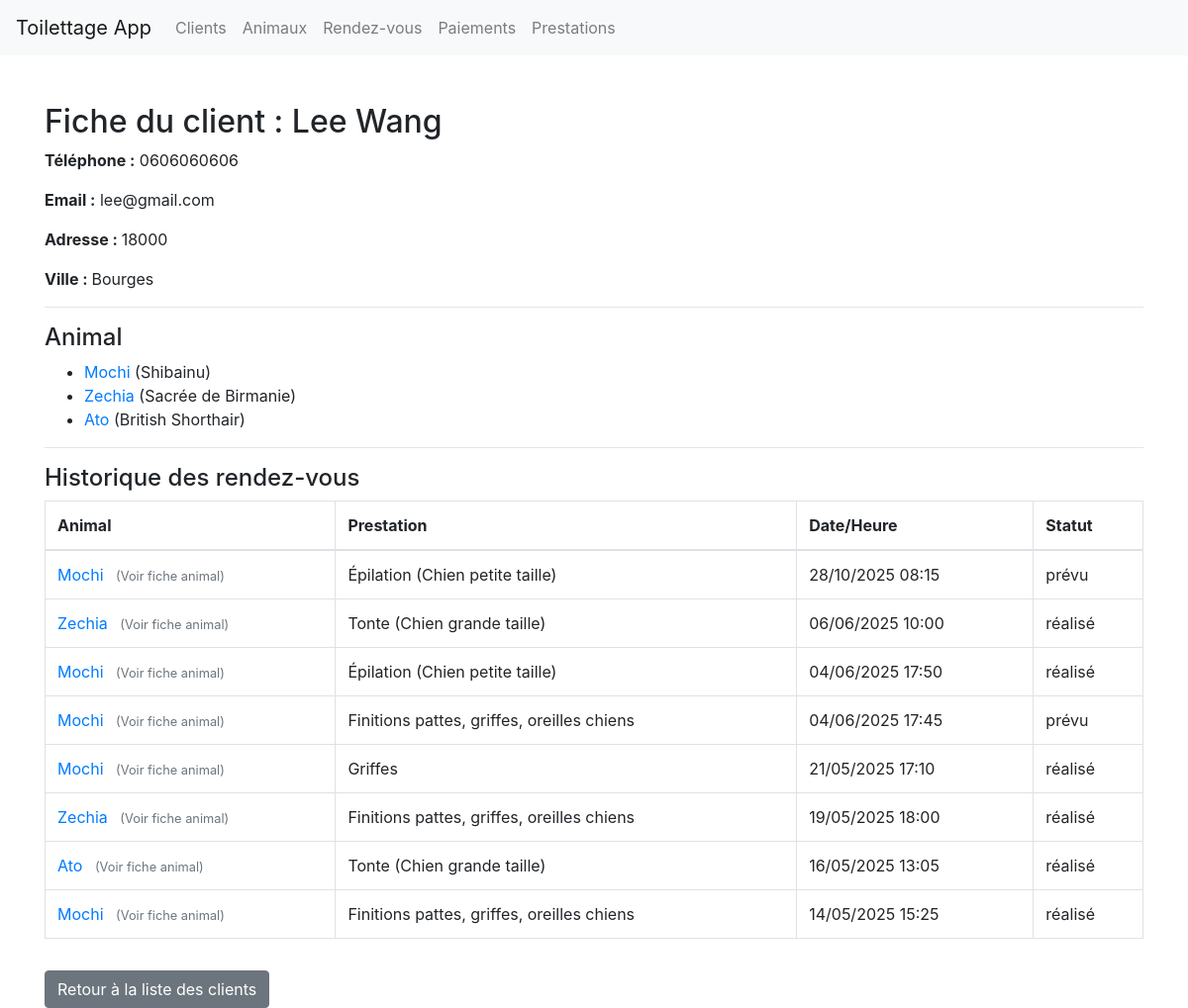
The app's page /pages/fiche_clients.php?id=4 with its own data.
### tables this page shows
CREATE TABLE IF NOT EXISTS `clients` (
  `id_client` int NOT NULL AUTO_INCREMENT,
  `nom` varchar(100) NOT NULL,
  `prenom` varchar(100) NOT NULL,
  `telephone` varchar(20) DEFAULT NULL,
  `email` varchar(100) DEFAULT NULL,
  `adresse` varchar(255) DEFAULT NULL,
  `code_postal` varchar(10) DEFAULT NULL,
  `ville` varchar(100) DEFAULT NULL,
  `date_creation_client` datetime DEFAULT CURRENT_TIMESTAMP,
  PRIMARY KEY (`id_client`)
);

CREATE TABLE IF NOT EXISTS `animal` (
  `id_animal` int NOT NULL AUTO_INCREMENT,
  `id_client` int DEFAULT NULL,
  `nom_animal` varchar(100) NOT NULL,
  `type` varchar(100) NOT NULL,
  `race` varchar(100) DEFAULT NULL,
  `date_de_naissance` date DEFAULT NULL,
  `poids` decimal(5,2) DEFAULT NULL,
  `taille` decimal(5,2) DEFAULT NULL,
  `remarques` text,
  `visible` tinyint(1) DEFAULT '1',
  PRIMARY KEY (`id_animal`),
  KEY `animal_1` (`id_client`)
);

CREATE TABLE IF NOT EXISTS `rdv` (
  `id_rdv` int NOT NULL AUTO_INCREMENT,
  `id_animal` int NOT NULL,
  `id_prestation` int NOT NULL,
  `date_heure` datetime NOT NULL,
  `remarque` text,
  `statut` enum('prévu','annulé','réalisé') DEFAULT NULL,
  PRIMARY KEY (`id_rdv`),
  KEY `id_chien` (`id_animal`),
  KEY `id_prestation` (`id_prestation`)
);

CREATE TABLE IF NOT EXISTS `prestations` (
  `id_prestation` int NOT NULL AUTO_INCREMENT,
  `nom` varchar(100) NOT NULL,
  `tarif` decimal(8,2) NOT NULL,
  PRIMARY KEY (`id_prestation`)
);

### pages/fiche_clients.php (the view, shortened to what this page needs)
<?php
include_once('includes/db.php');
$id_client = (int) $_GET['id'];
$sqlClient = "SELECT * FROM clients WHERE id_client = :id_client";
$stmtClient = $pdo->prepare($sqlClient);
$stmtClient->execute(['id_client' => $id_client]);
$client = $stmtClient->fetch();
$sqlAnimal = "SELECT * FROM animal WHERE id_client = :id_client";
$stmtAnimal = $pdo->prepare($sqlAnimal);
$stmtAnimal->execute(['id_client' => $id_client]);
$animals = $stmtAnimal->fetchAll();
$sqlRdv = "
    SELECT rdv.id_rdv, rdv.*, animal.nom_animal, prestations.nom AS nom_prestation
    FROM rdv
    JOIN animal ON rdv.id_animal = animal.id_animal
    JOIN prestations ON rdv.id_prestation = prestations.id_prestation
    WHERE animal.id_client = :id_client
    ORDER BY rdv.date_heure DESC
";
$stmtRdv = $pdo->prepare($sqlRdv);
$stmtRdv->execute(['id_client' => $id_client]);
$rdvs = $stmtRdv->fetchAll();
?>
<!DOCTYPE html>
<html lang="fr">
<head>
    <link href="https://stackpath.bootstrapcdn.com/bootstrap/4.5.2/css/bootstrap.min.css" rel="stylesheet">
</head>
<body>
    <?php include 'includes/header.php' ?>
    <div class="container mt-5">
        <h2>Fiche du client : <?= htmlspecialchars($client['prenom']) . ' ' . htmlspecialchars($client['nom']) ?></h2>
        <p><strong>Téléphone :</strong> <?= htmlspecialchars($client['telephone']) ?></p>
        <p><strong>Email :</strong> <?= htmlspecialchars($client['email']) ?></p>
        <p><strong>Adresse : </strong> <?= htmlspecialchars($client['code_postal']) ?></p>
        <p><strong>Ville : </strong> <?= htmlspecialchars($client['ville']) ?></p>
        <hr>
        <h4>Animal</h4>
        <?php if (count($animals) > 0): ?>
            <ul>
                <?php foreach ($animals as $animal): ?>
                    <li><a href="index.php?page=fiche_animal&id=<?= $animal['id_animal'] ?>">
                            <?= htmlspecialchars($animal['nom_animal'] ?? '') ?>
                        </a>
                        (<?= htmlspecialchars($animal['race']) ?>)
                    </li>
                <?php endforeach; ?>
            </ul>
        <?php else: ?>
            <p>Aucun animal enregistré pour ce client.</p>
        <?php endif; ?>
        <hr>
        <h4>Historique des rendez-vous</h4>
        <?php if (count($rdvs) > 0): ?>
            <table class="table table-bordered">
                <thead>
                    <tr>
                        <th>Animal</th>
                        <th>Prestation</th>
                        <th>Date/Heure</th>
                        <th>Statut</th>
                    </tr>
                </thead>
                <tbody>
                    <?php foreach ($rdvs as $rdv): ?>
                        <tr>
                            <td>
                                <a href="index.php?page=fiche_rdv&id=<?= $rdv['id_rdv'] ?>" class="mr-2">
                                    <?= htmlspecialchars($rdv['nom_animal'] ?? '') ?>
                                </a>
                                <a href="index.php?page=fiche_animal&id=<?= $rdv['id_animal'] ?>" class="text-muted">
                                    <small>(Voir fiche animal)</small>
                                </a>
                            </td>
                            <td><?= htmlspecialchars($rdv['nom_prestation']) ?></td>
                            <td><?= date('d/m/Y H:i', strtotime($rdv['date_heure'])) ?></td>
                            <td><?= htmlspecialchars($rdv['statut']) ?></td>
                        </tr>
                    <?php endforeach; ?>
                </tbody>
            </table>
        <?php else: ?>
            <p>Aucun rendez-vous trouvé pour ce client.</p>
        <?php endif; ?>
        <a href="index.php?page=clients" class="btn btn-secondary mt-3">Retour à la liste des clients</a>
    </div>
</body>
</html>

### records on screen
clients: prenom "Lee", nom "Wang", telephone "0606060606", email "lee@gmail.com", code_postal "18000", ville "Bourges"
animal: nom_animal "Mochi", race "Shibainu"
animal: nom_animal "Zechia", race "Sacrée de Birmanie"
animal: nom_animal "Ato", race "British Shorthair"
rdv: id_animal.nom_animal "Mochi", id_prestation.nom "Épilation (Chien petite taille)", date_heure "28/10/2025 08:15", statut "prévu"
rdv: id_animal.nom_animal "Zechia", id_prestation.nom "Tonte (Chien grande taille)", date_heure "06/06/2025 10:00", statut "réalisé"
rdv: id_animal.nom_animal "Mochi", id_prestation.nom "Épilation (Chien petite taille)", date_heure "04/06/2025 17:50", statut "réalisé"
rdv: id_animal.nom_animal "Mochi", id_prestation.nom "Finitions pattes, griffes, oreilles chiens", date_heure "04/06/2025 17:45", statut "prévu"
rdv: id_animal.nom_animal "Mochi", id_prestation.nom "Griffes", date_heure "21/05/2025 17:10", statut "réalisé"
rdv: id_animal.nom_animal "Zechia", id_prestation.nom "Finitions pattes, griffes, oreilles chiens", date_heure "19/05/2025 18:00", statut "réalisé"
rdv: id_animal.nom_animal "Ato", id_prestation.nom "Tonte (Chien grande taille)", date_heure "16/05/2025 13:05", statut "réalisé"
rdv: id_animal.nom_animal "Mochi", id_prestation.nom "Finitions pattes, griffes, oreilles chiens", date_heure "14/05/2025 15:25", statut "réalisé"
